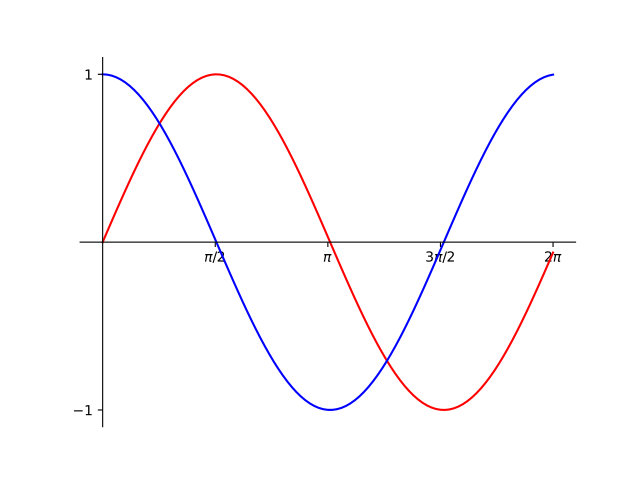

The Python source for this figure:
################################################################################
# Author: Fanyang CHeng
# Date: 04/10/2021
# Description: This program plot a sin and a cos wave on the canvas.
################################################################################
import matplotlib.pyplot as plt
import math as m
def main():
    y_s,y_c,x = [],[],[]  #define the x axis and sin&cos functions.
    u = range(0,100+1) #in total 100 points
    for i in u:
        x.append(2*m.pi*i/len(u))
        y_s.append(m.sin(2*m.pi*i/len(u)))
        y_c.append(m.cos(2*m.pi*i/len(u)))
    fig,ax = plt.subplots()
    ax.plot(x,y_s,c = 'red')
    ax.plot(x,y_c,c = 'blue')
    #then we start spine setting.
    for spine in ['top','right']:
        ax.spines[spine].set_visible(False)
    for spine in ['bottom','left']:
        ax.spines[spine].set_position('zero')
    #then set the ticks
    ax.set_xticks([25*2*m.pi/len(u),50*2*m.pi/len(u),75*2*m.pi/len(u),100*2*m.pi/len(u)])
    ax.set_xticklabels(['$\\pi/2$', '$\\pi$', '$3\\pi/2$', '$2\\pi$'])
    ax.set_yticks([-1,1])

if __name__ == '__main__':
    main()
    plt.show()
